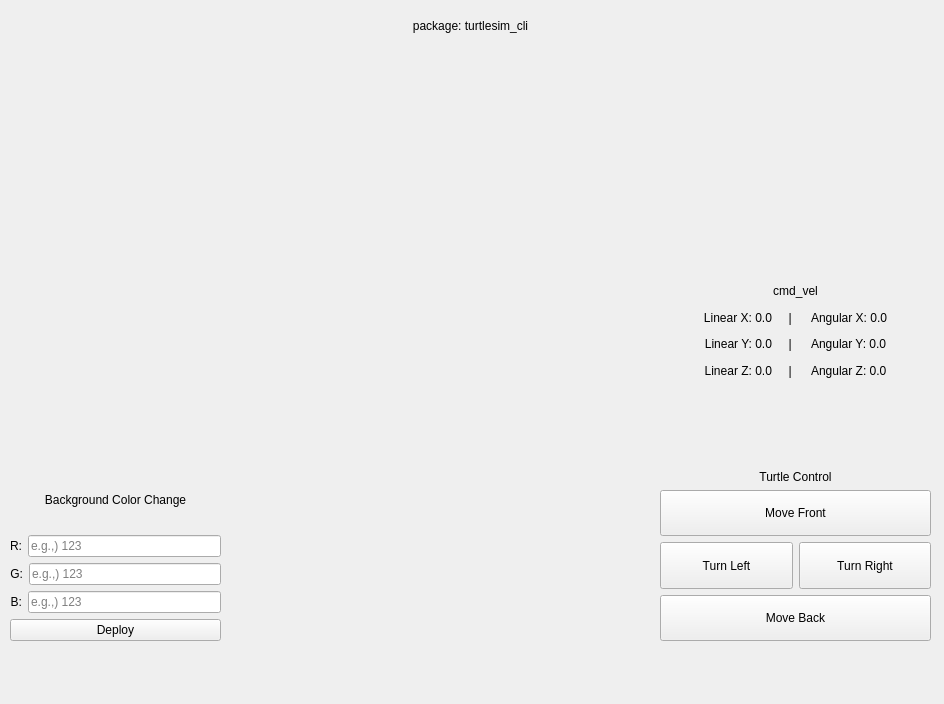
<?xml version="1.0" encoding="UTF-8"?>
<ui version="4.0">
 <class>MainWindowDesign</class>
 <widget class="QMainWindow" name="MainWindowDesign">
  <property name="geometry">
   <rect>
    <x>0</x>
    <y>0</y>
    <width>944</width>
    <height>704</height>
   </rect>
  </property>
  <property name="windowTitle">
   <string>QRosApp</string>
  </property>
  <property name="windowIcon">
   <iconset resource="../resources/images.qrc">
    <normaloff>:/images/icon.png</normaloff>:/images/icon.png</iconset>
  </property>
  <property name="locale">
   <locale language="English" country="Australia"/>
  </property>
  <widget class="QWidget" name="centralwidget">
   <widget class="QLabel" name="label">
    <property name="geometry">
     <rect>
      <x>300</x>
      <y>10</y>
      <width>341</width>
      <height>31</height>
     </rect>
    </property>
    <property name="text">
     <string>package: turtlesim_cli</string>
    </property>
    <property name="alignment">
     <set>Qt::AlignCenter</set>
    </property>
   </widget>
   <widget class="QWidget" name="verticalLayoutWidget">
    <property name="geometry">
     <rect>
      <x>10</x>
      <y>470</y>
      <width>211</width>
      <height>171</height>
     </rect>
    </property>
    <layout class="QVBoxLayout" name="verticalLayout">
     <item>
      <widget class="QLabel" name="label_3">
       <property name="text">
        <string>Background Color Change</string>
       </property>
       <property name="alignment">
        <set>Qt::AlignCenter</set>
       </property>
      </widget>
     </item>
     <item>
      <layout class="QHBoxLayout" name="horizontalLayout">
       <item>
        <widget class="QLabel" name="label_4">
         <property name="text">
          <string>R:</string>
         </property>
         <property name="alignment">
          <set>Qt::AlignRight|Qt::AlignTrailing|Qt::AlignVCenter</set>
         </property>
        </widget>
       </item>
       <item>
        <widget class="QLineEdit" name="lineEditBgR">
         <property name="placeholderText">
          <string>e.g.,) 123</string>
         </property>
        </widget>
       </item>
      </layout>
     </item>
     <item>
      <layout class="QHBoxLayout" name="horizontalLayout_2">
       <item>
        <widget class="QLabel" name="label_5">
         <property name="text">
          <string>G:</string>
         </property>
         <property name="alignment">
          <set>Qt::AlignRight|Qt::AlignTrailing|Qt::AlignVCenter</set>
         </property>
        </widget>
       </item>
       <item>
        <widget class="QLineEdit" name="lineEditBgG">
         <property name="placeholderText">
          <string>e.g.,) 123</string>
         </property>
        </widget>
       </item>
      </layout>
     </item>
     <item>
      <layout class="QHBoxLayout" name="horizontalLayout_3">
       <item>
        <widget class="QLabel" name="label_6">
         <property name="text">
          <string>B:</string>
         </property>
         <property name="alignment">
          <set>Qt::AlignRight|Qt::AlignTrailing|Qt::AlignVCenter</set>
         </property>
        </widget>
       </item>
       <item>
        <widget class="QLineEdit" name="lineEditBgB">
         <property name="placeholderText">
          <string>e.g.,) 123</string>
         </property>
        </widget>
       </item>
      </layout>
     </item>
     <item>
      <widget class="QPushButton" name="btnDeploy">
       <property name="text">
        <string>Deploy</string>
       </property>
      </widget>
     </item>
    </layout>
   </widget>
   <widget class="QWidget" name="verticalLayoutWidget_2">
    <property name="geometry">
     <rect>
      <x>660</x>
      <y>280</y>
      <width>271</width>
      <height>101</height>
     </rect>
    </property>
    <layout class="QVBoxLayout" name="verticalLayout_2">
     <item>
      <widget class="QLabel" name="label_7">
       <property name="text">
        <string>cmd_vel</string>
       </property>
       <property name="alignment">
        <set>Qt::AlignCenter</set>
       </property>
      </widget>
     </item>
     <item>
      <widget class="QLabel" name="label_8">
       <property name="text">
        <string>Linear X: 0.0     |      Angular X: 0.0</string>
       </property>
       <property name="alignment">
        <set>Qt::AlignCenter</set>
       </property>
      </widget>
     </item>
     <item>
      <widget class="QLabel" name="label_9">
       <property name="text">
        <string>Linear Y: 0.0     |      Angular Y: 0.0</string>
       </property>
       <property name="alignment">
        <set>Qt::AlignCenter</set>
       </property>
      </widget>
     </item>
     <item>
      <widget class="QLabel" name="label_10">
       <property name="text">
        <string>Linear Z: 0.0     |      Angular Z: 0.0</string>
       </property>
       <property name="alignment">
        <set>Qt::AlignCenter</set>
       </property>
      </widget>
     </item>
    </layout>
   </widget>
   <widget class="QWidget" name="verticalLayoutWidget_3">
    <property name="geometry">
     <rect>
      <x>660</x>
      <y>470</y>
      <width>271</width>
      <height>171</height>
     </rect>
    </property>
    <layout class="QVBoxLayout" name="verticalLayout_3" stretch="0,1,1,1">
     <item>
      <widget class="QLabel" name="label_2">
       <property name="sizePolicy">
        <sizepolicy hsizetype="Expanding" vsizetype="Expanding">
         <horstretch>0</horstretch>
         <verstretch>0</verstretch>
        </sizepolicy>
       </property>
       <property name="text">
        <string>Turtle Control</string>
       </property>
       <property name="alignment">
        <set>Qt::AlignCenter</set>
       </property>
      </widget>
     </item>
     <item>
      <widget class="QPushButton" name="btnMoveFront">
       <property name="sizePolicy">
        <sizepolicy hsizetype="Expanding" vsizetype="Expanding">
         <horstretch>0</horstretch>
         <verstretch>0</verstretch>
        </sizepolicy>
       </property>
       <property name="text">
        <string>Move Front</string>
       </property>
      </widget>
     </item>
     <item>
      <layout class="QHBoxLayout" name="horizontalLayout_4">
       <item>
        <widget class="QPushButton" name="btnMoveLeft">
         <property name="sizePolicy">
          <sizepolicy hsizetype="Expanding" vsizetype="Expanding">
           <horstretch>0</horstretch>
           <verstretch>0</verstretch>
          </sizepolicy>
         </property>
         <property name="text">
          <string>Turn Left</string>
         </property>
        </widget>
       </item>
       <item>
        <widget class="QPushButton" name="btnMoveRigh">
         <property name="sizePolicy">
          <sizepolicy hsizetype="Expanding" vsizetype="Expanding">
           <horstretch>0</horstretch>
           <verstretch>0</verstretch>
          </sizepolicy>
         </property>
         <property name="text">
          <string>Turn Right</string>
         </property>
        </widget>
       </item>
      </layout>
     </item>
     <item>
      <widget class="QPushButton" name="btnMoveBack">
       <property name="sizePolicy">
        <sizepolicy hsizetype="Expanding" vsizetype="Expanding">
         <horstretch>0</horstretch>
         <verstretch>0</verstretch>
        </sizepolicy>
       </property>
       <property name="text">
        <string>Move Back</string>
       </property>
      </widget>
     </item>
    </layout>
   </widget>
  </widget>
  <action name="action_Quit">
   <property name="text">
    <string>&amp;Quit</string>
   </property>
   <property name="shortcut">
    <string>Ctrl+Q</string>
   </property>
   <property name="shortcutContext">
    <enum>Qt::ApplicationShortcut</enum>
   </property>
  </action>
  <action name="action_Preferences">
   <property name="text">
    <string>&amp;Preferences</string>
   </property>
  </action>
  <action name="actionAbout">
   <property name="text">
    <string>&amp;About</string>
   </property>
  </action>
  <action name="actionAbout_Qt">
   <property name="text">
    <string>About &amp;Qt</string>
   </property>
  </action>
 </widget>
 <resources>
  <include location="../resources/images.qrc"/>
 </resources>
 <connections>
  <connection>
   <sender>action_Quit</sender>
   <signal>triggered()</signal>
   <receiver>MainWindowDesign</receiver>
   <slot>close()</slot>
   <hints>
    <hint type="sourcelabel">
     <x>-1</x>
     <y>-1</y>
    </hint>
    <hint type="destinationlabel">
     <x>399</x>
     <y>299</y>
    </hint>
   </hints>
  </connection>
 </connections>
</ui>
